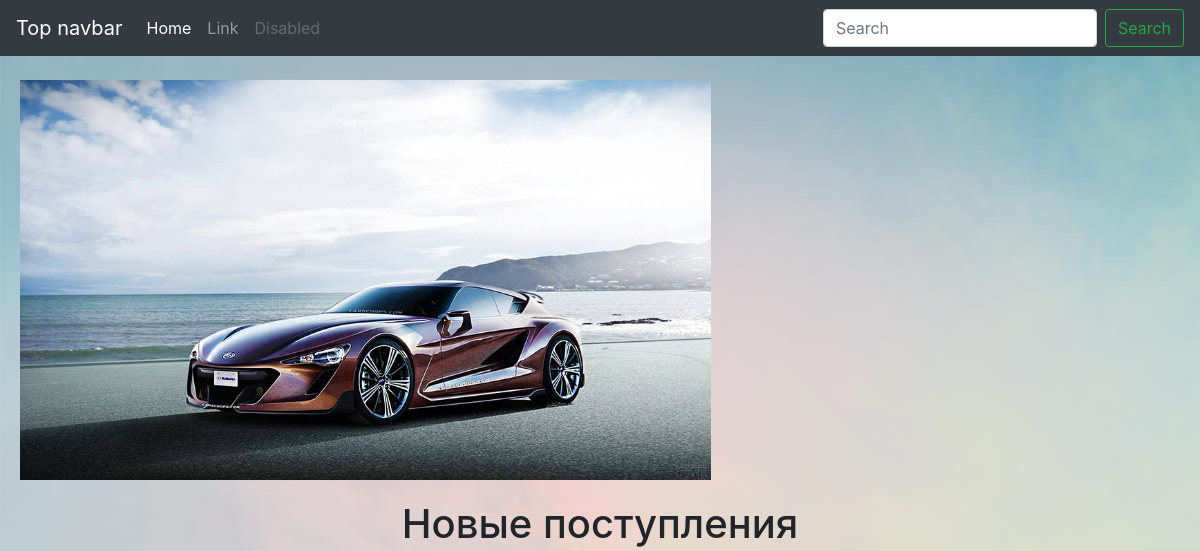
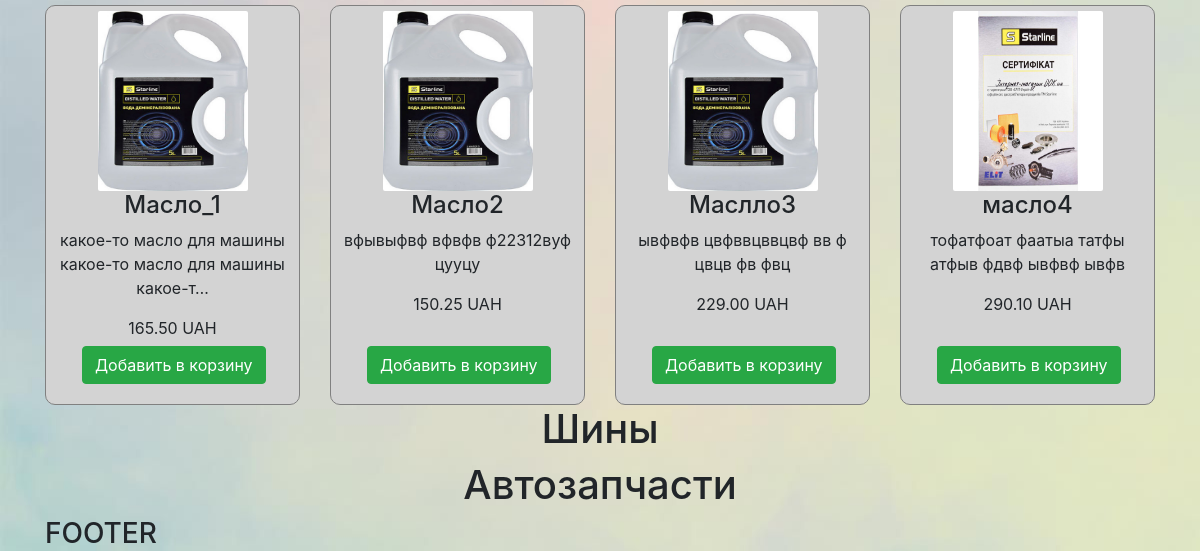
Before: / with the older database file (2 pictures, top to bottom).
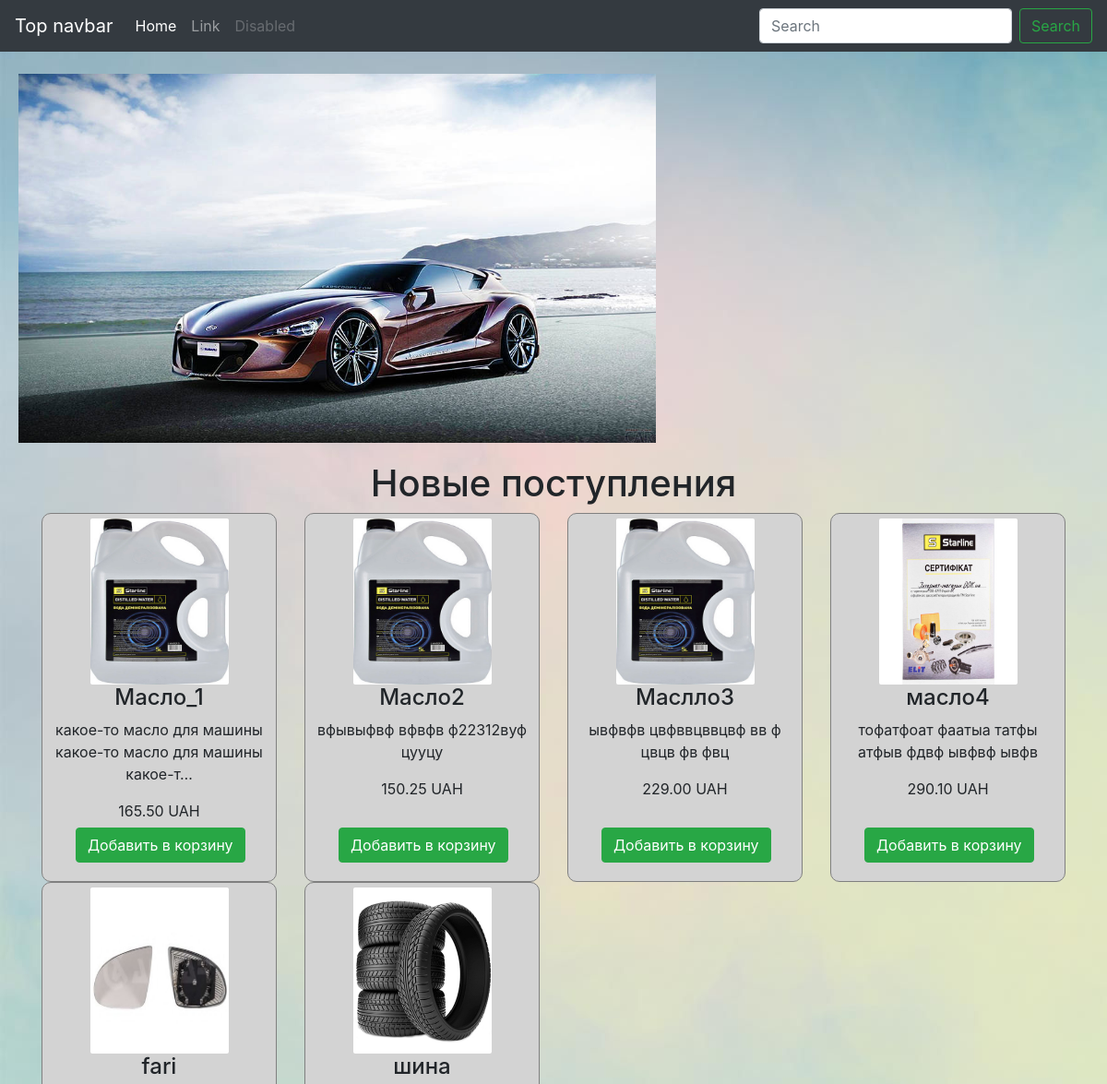
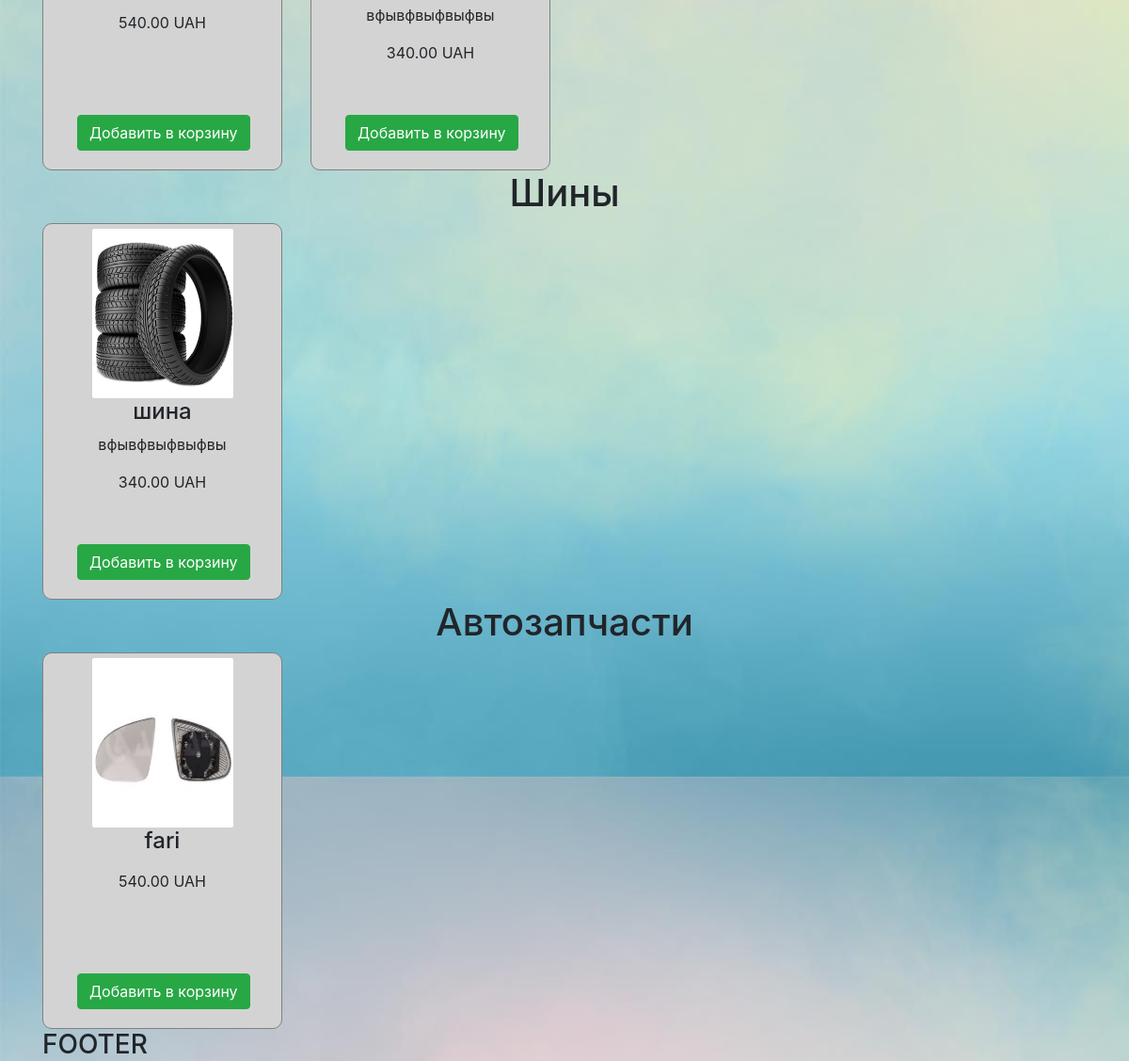
After: the same page with the newer database file (2 pictures, top to bottom).
### myshop/apps/products/models.py (models this page shows, shortened)
class ProductImage(models.Model):
    product = models.ForeignKey(Product, null=True, blank=True, default=None, on_delete = models.CASCADE)
    image = models.ImageField(upload_to='products_images/')
    is_main = models.BooleanField(default=False)
    is_active = models.BooleanField(default=True)
    created = models.DateTimeField(auto_now_add=True, auto_now=False)
    updated = models.DateTimeField(auto_now_add=False, auto_now=True)
    class Meta:
        verbose_name = 'Фотография'
        verbose_name_plural = 'Фоторграфии'

class Product(models.Model):
    name = models.CharField('Имя товара', max_length = 200, null=True, blank=True, default=None)
    price = models.DecimalField('Цена', max_digits=8, decimal_places=2, default=0)
    discount = models.IntegerField('Скидка', default=0)
    type = models.ForeignKey(ProductCategory, null=True, blank=True, default=None, on_delete = models.CASCADE)
    short_description = models.TextField('Короткое описание', null=True, blank=True, default=None)
    description = models.TextField('Полное описание', null=True, blank=True, default=None)
    is_active = models.BooleanField(default=True)
    created = models.DateTimeField(auto_now_add=True, auto_now=False)
    updated = models.DateTimeField(auto_now_add=False, auto_now=True)
    class Meta:
        verbose_name = 'Товар'
        verbose_name_plural = 'Товары'

### myshop/apps/landing/views.py (the view)
# urls.py: path('', views.homepage),
def homepage(request):
    products_images = ProductImage.objects.filter(is_active=True, is_main=True, product__is_active=True)
    products_images_shi = products_images.filter(product__type__id=2)
    products_images_zap = products_images.filter(product__type__id=1)
    return render(request, 'landing/homepage.html', locals())

### myshop/templates/landing/homepage.html (shortened to what this page needs)
{% extends 'base.html' %}
{% load static %}
{% block content %}
  <div class="section-top">
    <img src="{% static 'img/bg001.jpg' %}" height="400px">
  </div>
  <div class="section section1">
    <div class="container">
      <div class="row">
        <div class="col-lg-12">
          <h1 class="text-center">
              Новые поступления
          </h1>
        </div>
        {% for prod_img in products_images %}
            <div class="col-3">
                <div class="product-item">
                    <div class="img-icon">
                        <img src="{{ prod_img.image.url }}" width="150px" height="180px" class="imp-item">
                    </div>
                    <h4>{{ prod_img.product.name }}</h4>
                    <p>
                        {{ prod_img.product.description|truncatechars_html:60 }}
                    </p>
                    <div>
                        {{ prod_img.product.price }} UAH
                    </div>
                    <div class="add-to-card-btn">
                        <button type="button" class="btn btn-success">
                            Добавить в корзину
                        </button>
                    </div>
                </div>
            </div>
        {% endfor %}
      </div>
    </div>
  </div>
  <div class="section section2">
    <div class="container">
      <div class="row">
        <div class="col-lg-12">
          <h1 class="text-center">
              Шины
          </h1>
        </div>
        {% for prod_img in products_images_shi %}
            <div class="col-3">
                <div class="product-item">
                    <div class="img-icon">
                        <img src="{{ prod_img.image.url }}" width="150px" height="180px" class="imp-item">
                    </div>
                                            <h4>{{ prod_img.product.name }}</h4>
                    <p>
                        {{ prod_img.product.description|truncatechars_html:60 }}
                    </p>
                    <div>
                        {{ prod_img.product.price }} UAH
                    </div>
                    <div class="add-to-card-btn">
                        <button type="button" class="btn btn-success">
                            Добавить в корзину
                        </button>
                    </div>
                </div>
            </div>
        {% endfor %}
      </div>
    </div>
  </div>
  <div class="section section3">
    <div class="container">
      <div class="row">
        <div class="col-lg-12">
          <h1 class="text-center">
              Автозапчасти
          </h1>
        </div>
        {% for prod_img in products_images_zap %}
            <div class="col-3">
                <div class="product-item">
                    <div class="img-icon">
                        <img src="{{ prod_img.image.url }}" width="150px" height="180px" class="imp-item">
                    </div>
                    <h4>{{ prod_img.product.name }}</h4>
                    <div>
                        {{ prod_img.product.price }} UAH
                    </div>
                    <div class="add-to-card-btn">
                        <button type="button" class="btn btn-success">
                            Добавить в корзину
                        </button>
                    </div>
                </div>
            </div>
        {% endfor %}
      </div>
    </div>
  </div>
{% endblock %}

### myshop/templates/base.html (shortened to what this page needs)
{% load static %}
<!DOCTYPE html>
<html lang="en">
  <head>
    <link rel="stylesheet" href="https://cdn.jsdelivr.net/npm/bootstrap@4.5.3/dist/css/bootstrap.min.css">
    <link rel="stylesheet" href="{% static 'css/style.css' %}">
  </head>
  <body>
    <div class="wrapper">
      {% include 'navbar.html' %}
      {% block content %}
      {% endblock %}
      {% include 'footer.html' %}
    </div>
  </body>
</html>

### myshop/templates/navbar.html (shortened to what this page needs)
  <nav class="navbar navbar-expand-md navbar-dark bg-dark mb-4">
    <a class="navbar-brand" href="#">Top navbar</a>
    <div class="collapse navbar-collapse" id="navbarCollapse">
      <ul class="navbar-nav mr-auto">
        <li class="nav-item active">
          <a class="nav-link" href="#">Home <span class="sr-only">(current)</span></a>
        </li>
        <li class="nav-item">
          <a class="nav-link" href="#">Link</a>
        </li>
        <li class="nav-item">
          <a class="nav-link disabled" href="#" tabindex="-1" aria-disabled="true">Disabled</a>
        </li>
      </ul>
      <form class="form-inline mt-2 mt-md-0">
        <input class="form-control mr-sm-2" type="text" placeholder="Search" aria-label="Search">
        <button class="btn btn-outline-success my-2 my-sm-0" type="submit">Search</button>
      </form>
    </div>
  </nav>

### myshop/templates/footer.html
<footer class="footer">
  <div class="container">
    <div class="text">
      <h3>FOOTER</h3>
    </div>
  </div>
</footer>

### myshop/static/css/style.css (style rules this page uses)
html { height: 100%; max-height: 100%; }
.wrapper { height: 100%; max-height: 100%; background-image:url(../img/bg002.jpg); }
.section-top { margin: 20px; }
.product-item { height: 400px; background-color: lightgray; border: 1px solid gray; position: relative; padding: 5px; text-align: center; border-radius: 10px; }
.add-to-card-btn { position: absolute; bottom: 20px; left: 36px; */ }
.imp-item { border-radius: 2px; }

Changed rows visible on the page:
added ProductImage: image (picture), product.name "fari", product.price "540.00"
added ProductImage: image (picture), product.name "шина", product.description "вфывфвыфвыфвы", product.price "340.00"
